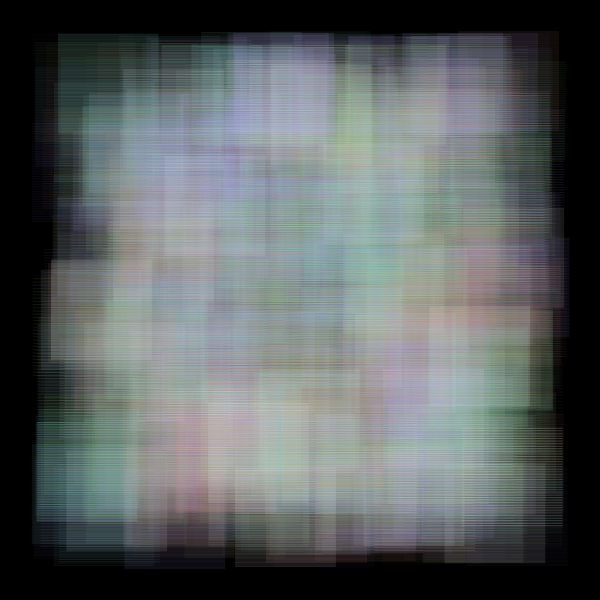
Frame 1 (no input)
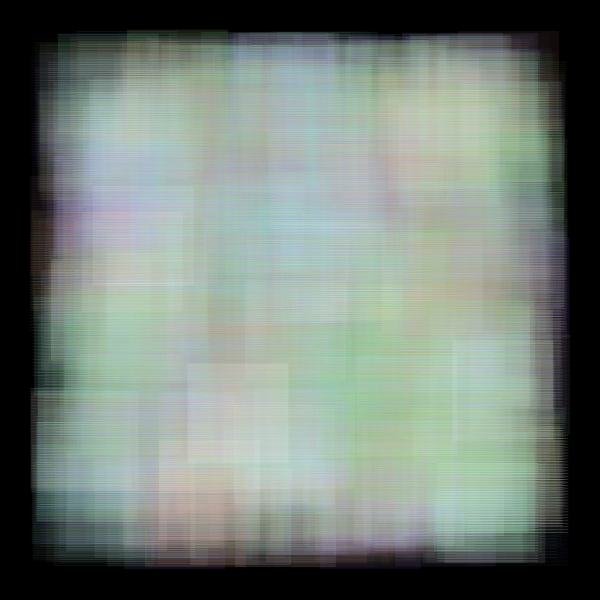
Frame 2 (the mouse pressed at the canvas centre, redrawn once)

The p5.js sketch that drew these frames (run headless with seeded random() and noise() and a simulated clock; the mouse was pressed at the canvas centre and the sketch redrawn once):

// p5.js sketch
// ── sketch.js
let mid = {};

let bgColor = () => qpColor("bg", "000");
let size = qp("size", 600);
let buffer = qp("buffer", 30);
let palette = ["#a999f1", "#94c978", "#ffffff", "#cc8874", "#8fdfcb"];
let amount = qp("amount", 800);
let sd = qp("sd", 50);
let rm = qp("rm", "random");
let hatchLow = qp("hatchLow", 30);
let hatchHigh = qp("hatchHigh", 100);
let sqRadius = qp("squareSize", 100);
//let palette = ["#d5dae6", "#262c2b", "#b44e26", "#8d0d05", "#4654b6"];
function setup() {
  //960,720;
  createCanvas(size, size);
  background(bgColor());
  mid = {
    x: size / 2,
    y: size / 2
  };
  noLoop();
  setupSeed();
}

function draw() {
  //translate(buffer, buffer);
  for(let i = 0; i < amount; i++) {
    push();
    const b = (size - buffer) - sqRadius;
    if(rm==="randomGaussian") {
      translate(randomGaussian(225, sd), randomGaussian(225, sd));
    } else {
      translate(random(buffer, b), random(buffer, b));
    }
    const hs = new HatchSquare();
    //rotate(radians(random(-15, 45)));
    hs.hatch.number = Math.floor(random(hatchLow, hatchHigh));
    hs.hatch.prep = () => {
      strokeWeight(random(0.25, 0.75));
      stroke(ca(randomColorFromPallete(), random(20, 60)));
      noFill();
    };
    hs.draw();
    pop();
  }
}

function setupSeed() {
  const fromLocation = new URL(document.location).searchParams.get("seed");
  if (fromLocation) {
    window.seed = parseFloat(fromLocation);
  } else {
    window.seed = ceil(random(0, 1000000));
  }
  console.log(window.seed);
  randomSeed(window.seed);
}

class HatchSquare {
  constructor(args={}) {
    Object.assign(this, {
      square: {
        radius: sqRadius,
        x:0, y:0,
        prep: () => {
          strokeWeight(0);
          stroke("#fff");
          noFill();
        },
      },
      hatch:{
        angle: 45,
        number: 40,
        prep: () => {
          strokeWeight(1);
          stroke("red");
          noFill();
        }
      }
    }, args);
  }
  draw() {
    const sq = this.square;
    const hatch = this.hatch;
    // for(let i = 0; i < (hatch.number / 4); i++) {
    //   const space = 10;
    //   const tx = i * space;
    //   const ty = 0;
    //   const bx = sq.radius;
    //   const by = sq.radius - tx;
    //   hatch.prep();
    //   line(tx, ty, bx, by);
    //   line(-tx, ty, -bx, by)
    // }
    const space = sq.radius / hatch.number;
    hatch.prep();
    for (let i = 0; i < hatch.number; i++) {
      const ly = i * space;
      const lx = 0;
      line(lx, ly, lx+sq.radius, ly);
    }

    sq.prep();
    rect(sq.x, sq.y, sq.radius, sq.radius);
  }
}

function randomFromArray(arr) {
  const i = Math.floor(random(0, arr.length));
  return arr[i];
}
function randomColorFromPallete() {
  let x = randomFromArray(palette);
  return color(x);
}

function qp(name, def, customParser) {
  let value = new URL(document.location).searchParams.get(name);
  if (value === null || value === undefined || value === "") {
    value = def;
  }
  if (customParser) {
    value = customParser(value);
  } else {
    if (!isNaN(value)) {
      value = parseFloat(value);
    }
  }
  console.log("qp", name, value, def);
  return value;
}

function mouseReleased() {
  if (mouseReleased.isCurrentlyPaused) {
    console.log("resumed");
    mouseReleased.isCurrentlyPaused = false;
    return loop();
  }
  mouseReleased.isCurrentlyPaused = true;
  noLoop();
  console.log("paused");
}
function ca(c, a) {
  const result = color(c);
  if (a !== undefined) {
    result.setAlpha(a);
  }
  return result;
}
function qpColor(name, def) {
  return qp(name, def, (v)=> {
    if(v) {
      return "#"+v;
    }
    return v;
  })
}
